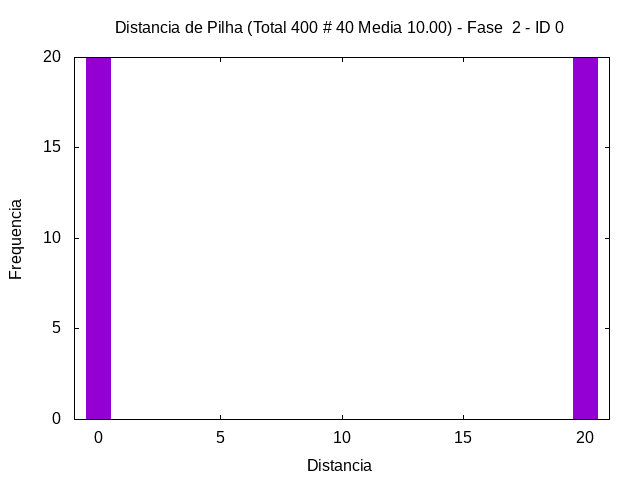

The script that saved this image:
set term png
set output "../out/transp-hist-2-0.png"
set style fill solid 1.0
set title "Distancia de Pilha (Total 400 # 40 Media 10.00) - Fase  2 - ID 0"
set xlabel "Distancia"
set ylabel "Frequencia"
plot [-1:21] "../out/transp-hist-2-0.gpdat" u 3:4 w boxes t ""
